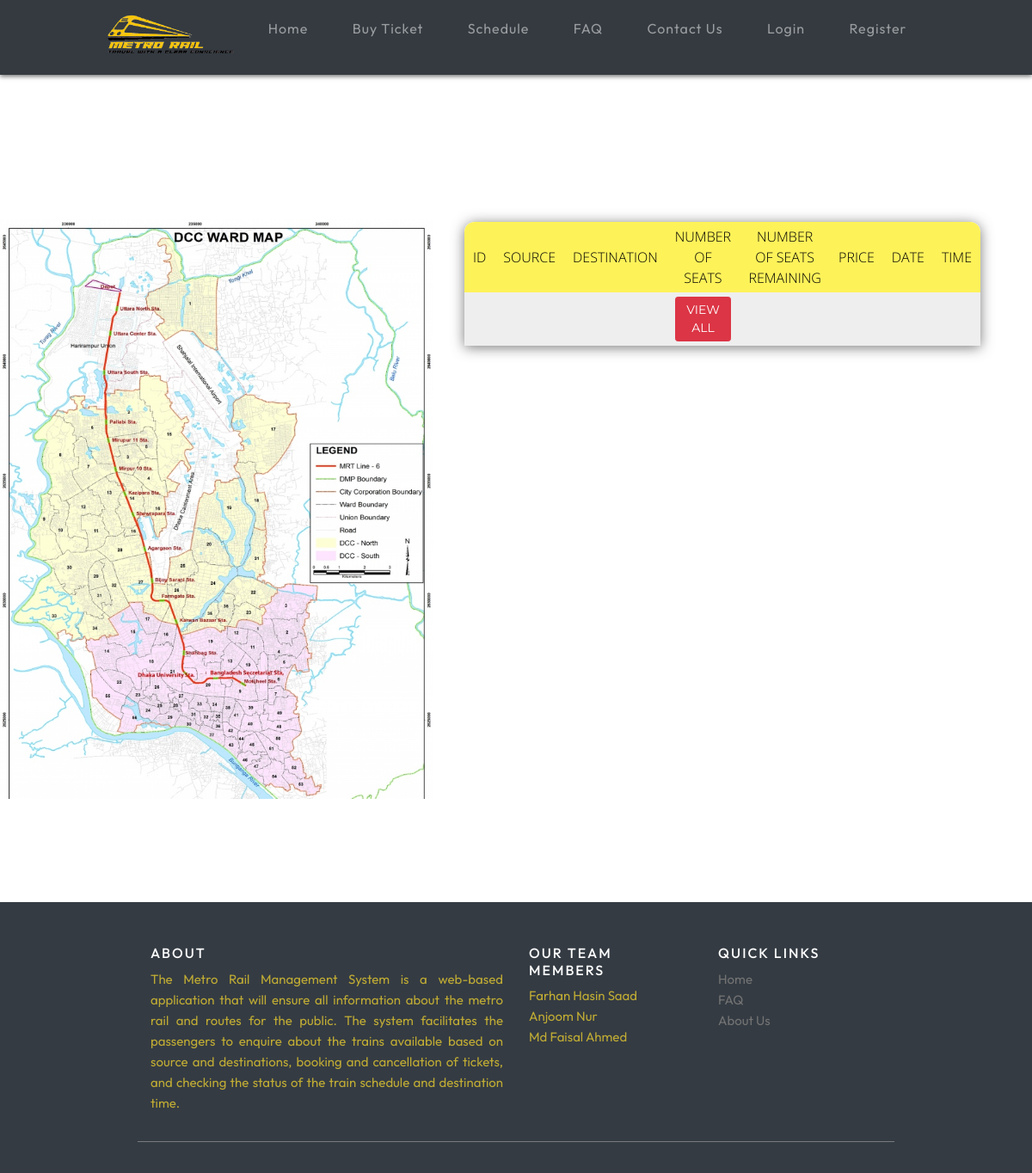
/accounts/schedule, run on an earlier commit of the app's database.
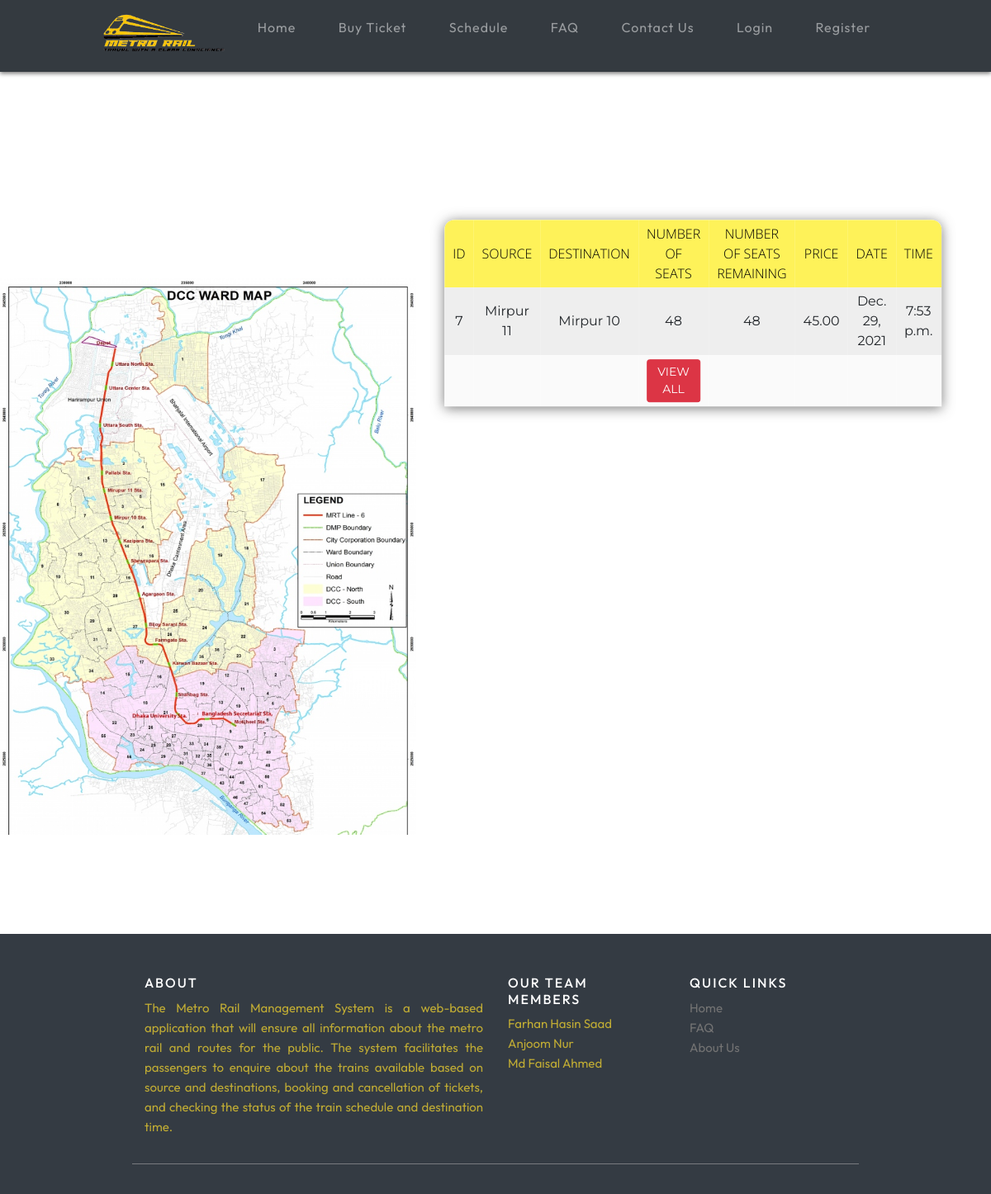
And on a later commit of the database.
### accounts/models.py (models this page shows, shortened)
class Route(models.Model):
    routeId= models.AutoField(primary_key=True)
    source = models.CharField(max_length=200)
    dest = models.CharField(max_length=200)
    nos = models.DecimalField(decimal_places=0, max_digits=2)
    rem = models.DecimalField(decimal_places=0, max_digits=2)
    price = models.DecimalField(decimal_places=2, max_digits=6)
    date = models.DateField()
    time = models.TimeField()

### accounts/views.py (the view)
# urls.py: path('schedule', views.schedule, name="schedule"),
def schedule(request):
    date_now = datetime.datetime.now().date()
    routeList = Route.objects.filter(date=date_now)
    context = {'routeList' : routeList}
    return render(request, 'schedule.html', context)

### accounts/templates/schedule.html (shortened to what this page needs)
{% extends 'railapp/home.html' %}
{% url 'seeall' as seeall %}
{% load static %}
{% block content %}
<!DOCTYPE html>
<html lang="en">
<head>
    <link rel="stylesheet" href="{%static 'css/schedule.css'%}">
</head>
<body>
    <div class="filter">
    </div>
    <table>
        <tr id="header">
            <th>ID</th>
            <th>Source</th>
            <th>Destination</th>
            <th>Number of Seats</th>
            <th>Number of Seats Remaining</th>
            <th>Price</th>
            <th>Date</th>
            <th>Time</th>
        </tr>
        {% for row in routeList %}
        <tr>
            <td>{{row.routeId}}</td>
            <td>{{row.source}}</td>
            <td>{{row.dest}}</td>
            <td>{{row.nos}}</td>
            <td>{{row.rem}}</td>
            <td>{{row.price}}</td>
            <td>{{row.date}}</td>
            <td>{{row.time}}</td>
        </tr>
        {% endfor %}
        <br>
            <td></td>
            <td></td>
            <td></td>
            <td><a class="btn btn-sm btn-danger" href="{% url 'seeall' %}">VIEW ALL</a></td>
            <td></td>
            <td></td>
            <td></td>
            <td></td>
    </table>
    <img src="{% static 'images/route-map_DCC.jpg' %}" alt="" >
</body>
</html>
{% endblock %}

What changed in the data, as far as the page shows it:
added Route: routeId "7", source "Mirpur 11", dest "Mirpur 10", nos "48", rem "48", price "45.00", date "Dec. 29, 2021", time "7:53 p.m."
